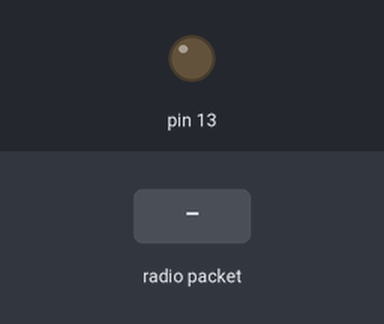
This sketch was run on a simulated Arduino Uno, built with avr-gcc and run on an emulated ATmega328P. On the bench: output pins drawn as LEDs (lit = HIGH). The test bench sets the inputs (shaded band). No radio packets arrive unless stated; what the sketch prints to the serial monitor is not drawn.

Above: at 1.2 s.
1.3 s: radio packet "1" arrives
At 1.6 s:
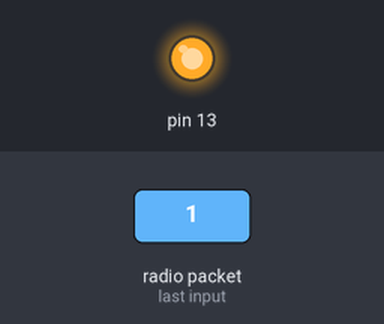
Timing chart, 0 to 4.3 s (numbered marks = the images above; inputs shaded):
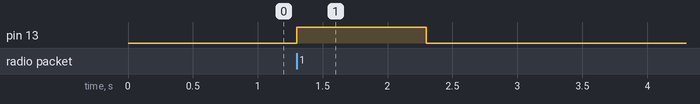

The sketch:

RF_RX.ino
```cpp
#include <RH_ASK.h>
#include <SPI.h> // Not actualy used but needed to compile

RH_ASK driver;

void setup()
{
    pinMode(13, OUTPUT);
    Serial.begin(9600);  // Debugging only
    if (!driver.init())
         Serial.println("init failed");
}

void loop()
{
    uint8_t buf[12];
    uint8_t buflen = sizeof(buf);
    if (driver.recv(buf, &buflen)) // Non-blocking
    {
      int i;
      // Message with a good checksum received, dump it.
      digitalWrite(13, HIGH);
      delay(1000);
      Serial.print("Message: ");
      digitalWrite(13, LOW);
      Serial.println((char*)buf);
    }
}
```

Measured:
- after the input at 1.3 s, pin 13: LOW → HIGH at once, → LOW 1.0 s later
